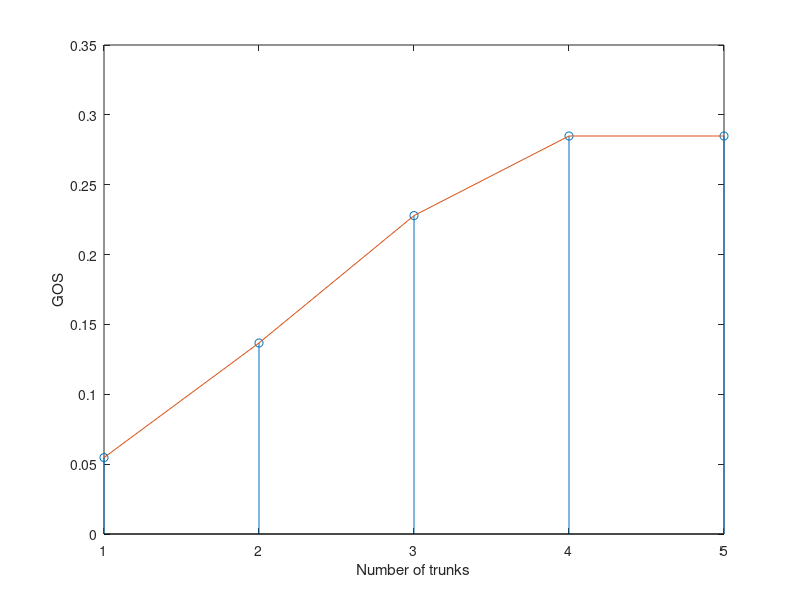

The MATLAB source for this figure:
clc
clear all;
close all;

N = input('Enter the number of trunks');
A = input('Enter the value of A');
kk=1;

for n=1:N
  num = power(A,n)/factorial(n);
  den = 0;
  for k=0:N
    den = den+ power(A,k)/factorial(k);
  endfor
    final(kk)=num/den;
    kk = kk + 1;
endfor

disp(final);

n=1:N
  stem(n,final);
  xlabel('Number of trunks');
  ylabel('GOS');
  hold on;
  
  plot(n,final);
  hold on;
